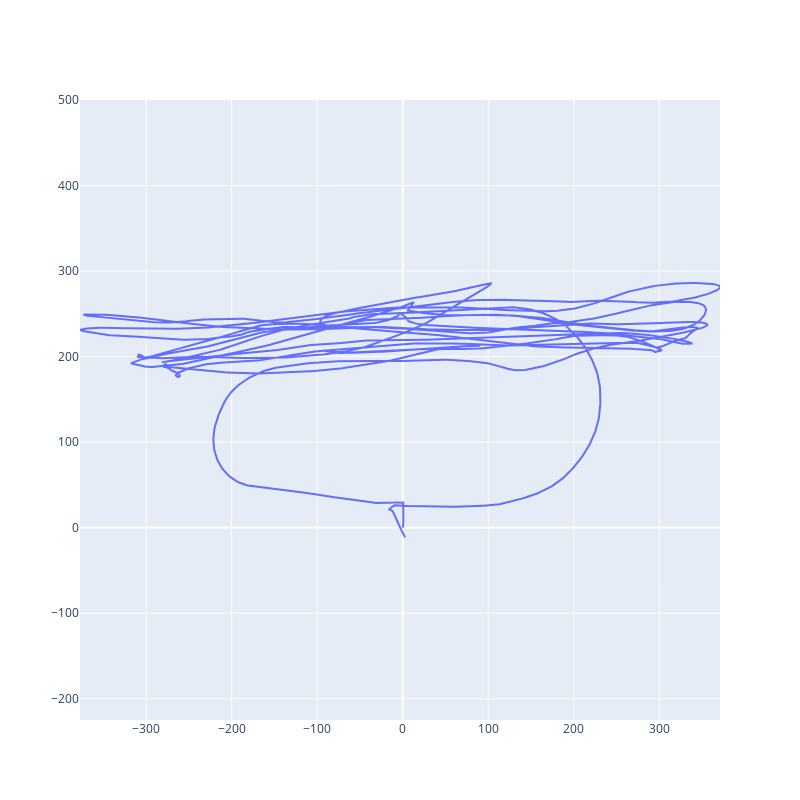

Notebook code cell kept with this figure:
### Code cell
sec = Section.from_flight(fl_definition_log, flightline)

fig = go.Figure()
fig.add_trace(go.Scatter(x=sec.pos.x, y=sec.pos.y, text=sec.data.index))
fig.update_yaxes(
    scaleanchor = "x",
    scaleratio = 1,
  )
fig.update_layout(width=800, height=800)
fig.show()

### Figure 1 — Plotly figure (JSON) as saved in the notebook; plotly's stock layout.template omitted (floating-point values rounded to 4 significant figures; data arrays with more than 128 entries replaced by an {"elided": "..."} marker saying what was removed)
{"data": [{"text": {"elided": "6813 float values"}, "type": "scatter", "x": {"elided": "6813 float values"}, "y": {"elided": "6813 float values"}}], "layout": {"height": 800, "width": 800, "yaxis": {"scaleanchor": "x", "scaleratio": 1}}}
